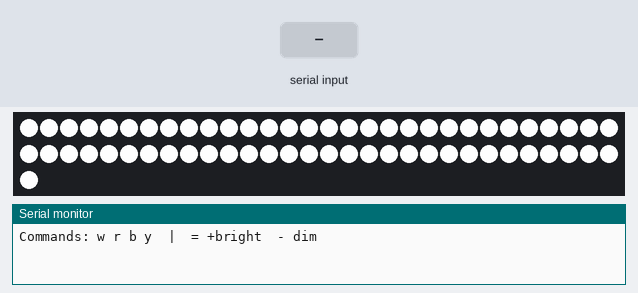
The sketch below on a simulated Arduino Uno, built with avr-gcc and run on an emulated ATmega328P. On the bench: 61 RGB LEDs in strip order, left to right, continuing on the next row, the last lines printed to the serial monitor. The test bench sets the inputs (shaded band).

Above: at 1.2 s.
1.3 s: "r" received over Serial
At 1.9 s:
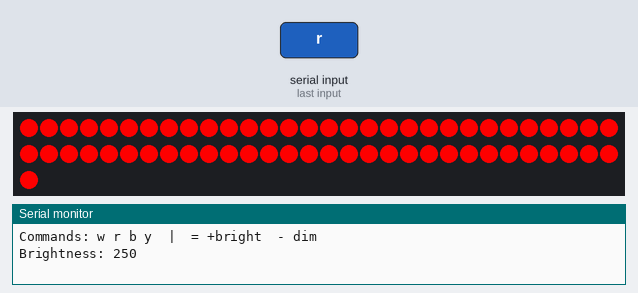
2.8 s: "b" received over Serial
At 3.1 s:
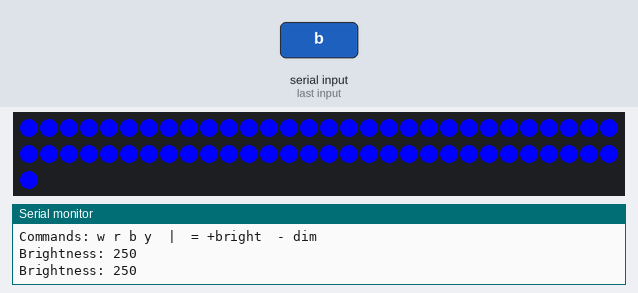
4.3 s: "y" received over Serial
At 5.4 s:
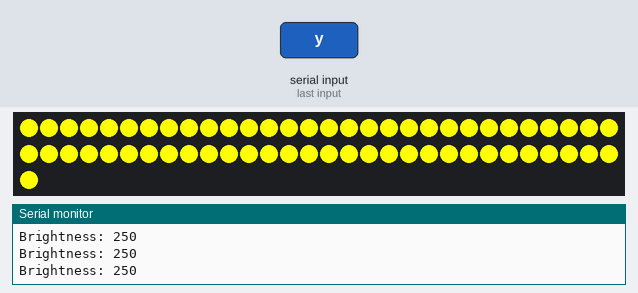
5.8 s: "w" received over Serial
At 6.6 s:
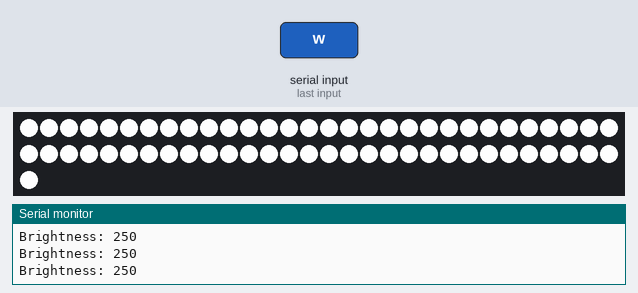
Timing chart, 0 to 8.3 s (numbered marks = the images above; inputs shaded):
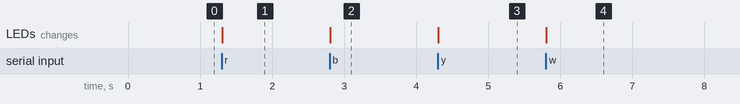

Measured:
- after the input at 1.3 s, the LEDs: change at once (image 1)
- after the input at 2.8 s, the LEDs: change at once (image 2)
- after the input at 4.3 s, the LEDs: change at once (image 3)
- after the input at 5.8 s, the LEDs: change at once (image 4)

The sketch:

arduinoLED.ino
```cpp
#include <Adafruit_NeoPixel.h>

#define LED_PIN 6
#define LED_COUNT 61   // 24 + 16 + 12 + 8 + 1

Adafruit_NeoPixel strip(
  LED_COUNT,
  LED_PIN,
  NEO_GRB + NEO_KHZ800
);

uint8_t brightness = 250;
uint32_t currentColor;

void setAllSolid(uint32_t color) {
  for (int i = 0; i < LED_COUNT; i++) {
    strip.setPixelColor(i, color);
  }
  strip.show();
}

void clearSerial() {
  while(Serial.available()) {
    Serial.read();
  }
}


void setup() {
  Serial.begin(9600);

  strip.begin();
  strip.setBrightness(brightness);

  currentColor = strip.Color(255, 255, 255); // default white
  setAllSolid(currentColor);

  Serial.println("Commands: w r b y  |  = +bright  - dim");
}

void loop() {
  if (Serial.available()) {
    char c = Serial.read();

    switch (c) {
      case 'w':
        currentColor = strip.Color(255, 255, 255);
        break;

      case 'r':
        currentColor = strip.Color(255, 0, 0);
        break;

      case 'b':
        currentColor = strip.Color(0, 0, 255);
        break;

      case 'y':
        currentColor = strip.Color(255, 255, 0);
        break;

      case '=':
        if (brightness < 245) brightness += 10;
        strip.setBrightness(brightness);
        break;

      case '-':
        if (brightness > 10) brightness -= 10;
        strip.setBrightness(brightness);
        break;

      default:
        return; // ignore anything else
    }

    setAllSolid(currentColor);

    Serial.print("Brightness: ");
    Serial.println(brightness);
    clearSerial();
    delay(200);
  }
}
```
